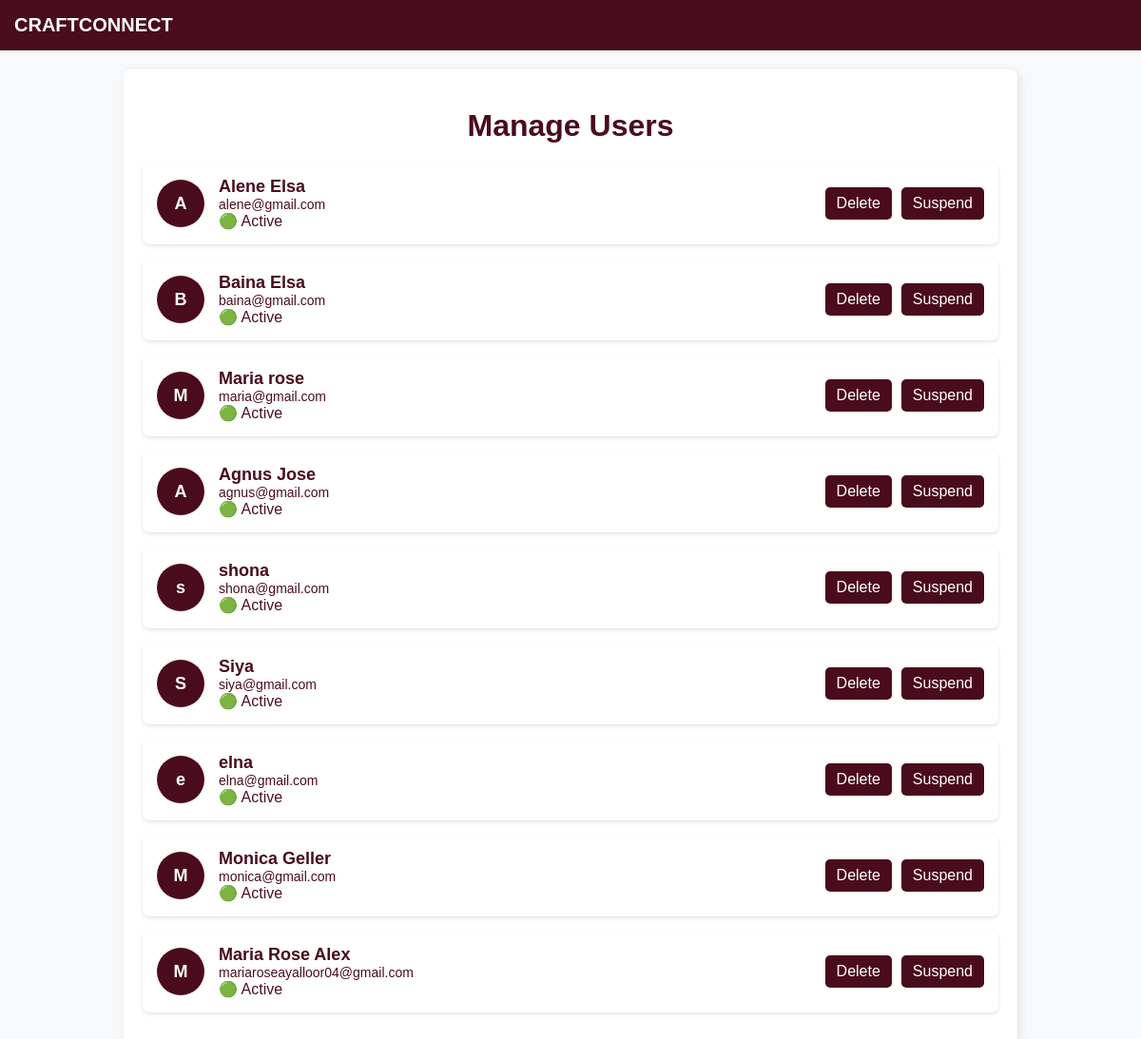
The page /admin/users (signed in) on the database as committed earlier.
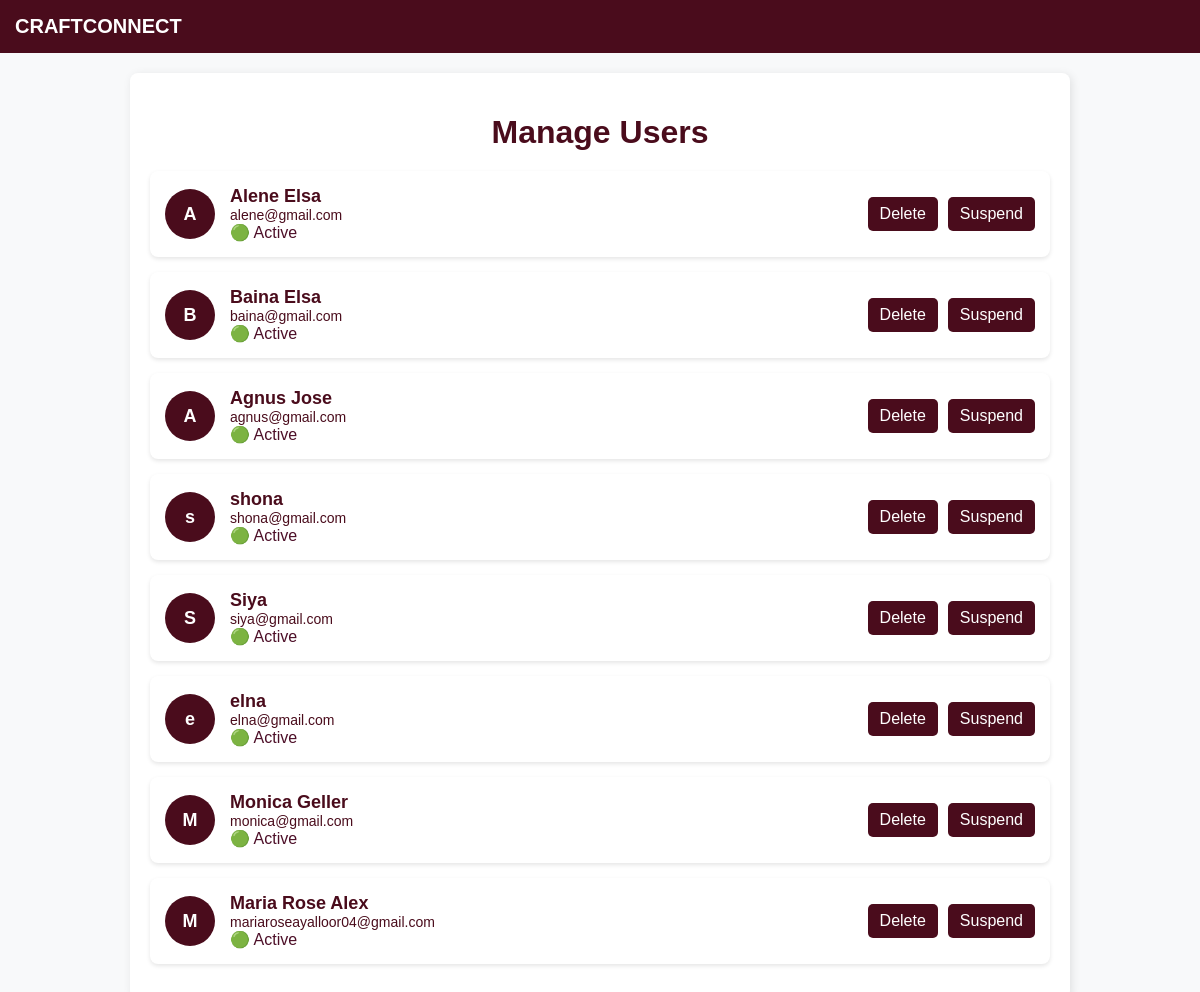
The same page on the database as committed later.
### tables this page shows
CREATE TABLE users (
            id INTEGER PRIMARY KEY AUTOINCREMENT,
            name TEXT NOT NULL,
            email TEXT UNIQUE NOT NULL,
            password TEXT NOT NULL,
            user_type TEXT NOT NULL,
            profile_pic TEXT DEFAULT 'default_profile.jpg'
        , suspended INTEGER DEFAULT 0);

### app.py (the view)
@app.route('/admin/users')
def admin_users():
    if 'admin_logged_in' not in session:
        return redirect('/admin')
    conn = get_db_connection()
    cursor = conn.cursor()
    try:
        cursor.execute("ALTER TABLE products ADD COLUMN approved INTEGER DEFAULT 0;")
        conn.commit()
        print("✅ 'approved' column added successfully!")
    except sqlite3.OperationalError:
        print("⚠️ Column 'approved' already exists. No changes made.")
    user_type = request.args.get('user_type', 'all')
    if user_type == 'manufacturers':
        users = conn.execute("SELECT * FROM users WHERE user_type = 'manufacturer'").fetchall()
    elif user_type == 'customers':
        users = conn.execute("SELECT * FROM users WHERE user_type = 'customer'").fetchall()
    else:
        users = conn.execute("SELECT * FROM users").fetchall()
    conn.close()
    return render_template('admin_users.html', users=users, selected_role=user_type)

### app.py (called while the page is built)
def get_db_connection():
    conn = sqlite3.connect("craftconnect.db")
    conn.row_factory = sqlite3.Row
    return conn

### templates/admin_users.html (shortened to what this page needs)
<!DOCTYPE html>
<html lang="en">
<head>
    <link rel="stylesheet" href="{{ url_for('static', filename='css/styles.css') }}">
</head>
<body>
    <div class="navbar">CRAFTCONNECT</div>
    <div class="container">
        <h1>Manage Users</h1>
        <div id="users-list">
        {% for user in users %}
        <div class="user-card" data-user-type="{{ user.user_type }}">
            <div class="user-avatar">{{ user.name[0] }}</div>
            <div class="user-info">
                <div class="user-name">{{ user.name }}</div>
                <div class="user-email">{{ user.email }}</div>
                <div class="user-status">
                    {% if user.suspended == 1 %}
                        🔴 Suspended
                    {% else %}
                        🟢 Active
                    {% endif %}
                </div>
            </div>
            <a href="/admin/user/delete/{{ user.id }}" class="action-btn">Delete</a>
            {% if user.suspended == 0 %}
                <a href="/admin/user/suspend/{{ user.id }}" class="action-btn">Suspend</a>
            {% else %}
                <a href="/admin/user/restore/{{ user.id }}" class="action-btn">Restore</a>
            {% endif %}
        </div>
        {% endfor %}
        </div>
    </div>
</body>
</html>

Rows that differ between the two databases and show on the page:
removed users: name "M", name "Maria rose", email "maria@gmail.com", suspended "🟢 Active"
